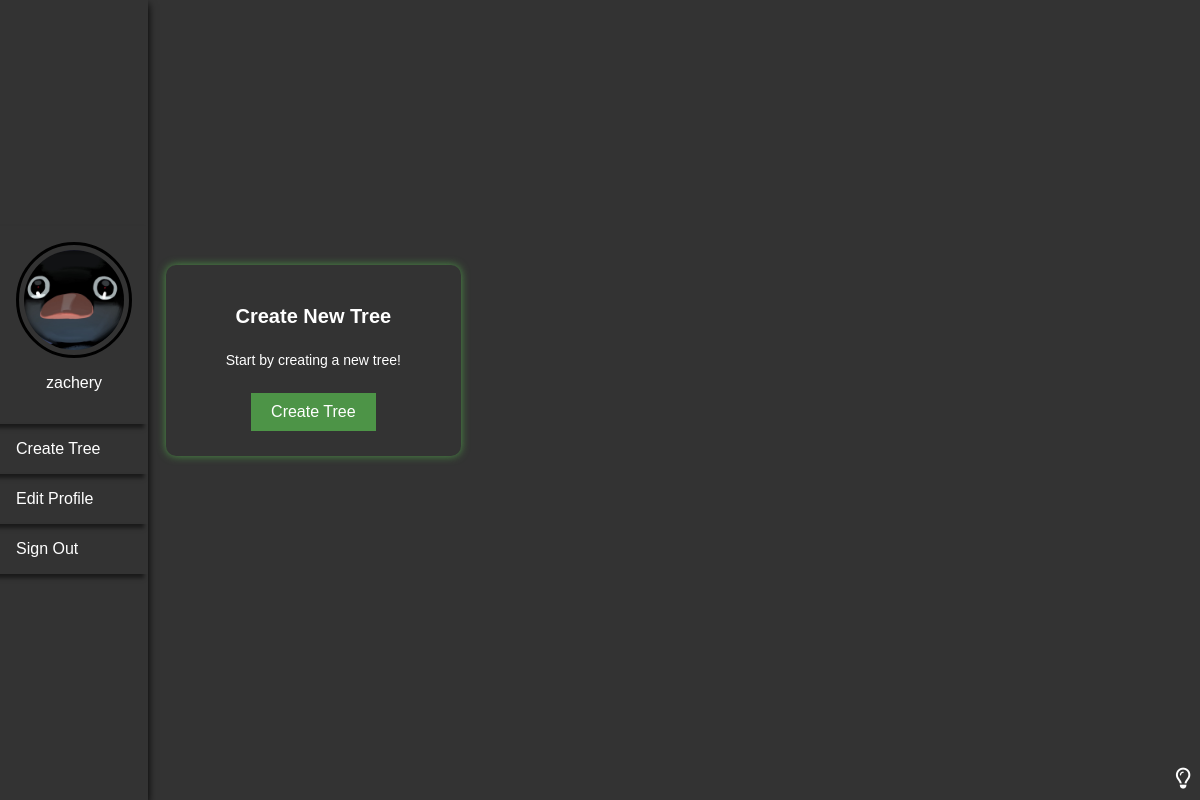
The app's page /dashboard/ (signed in), older data.
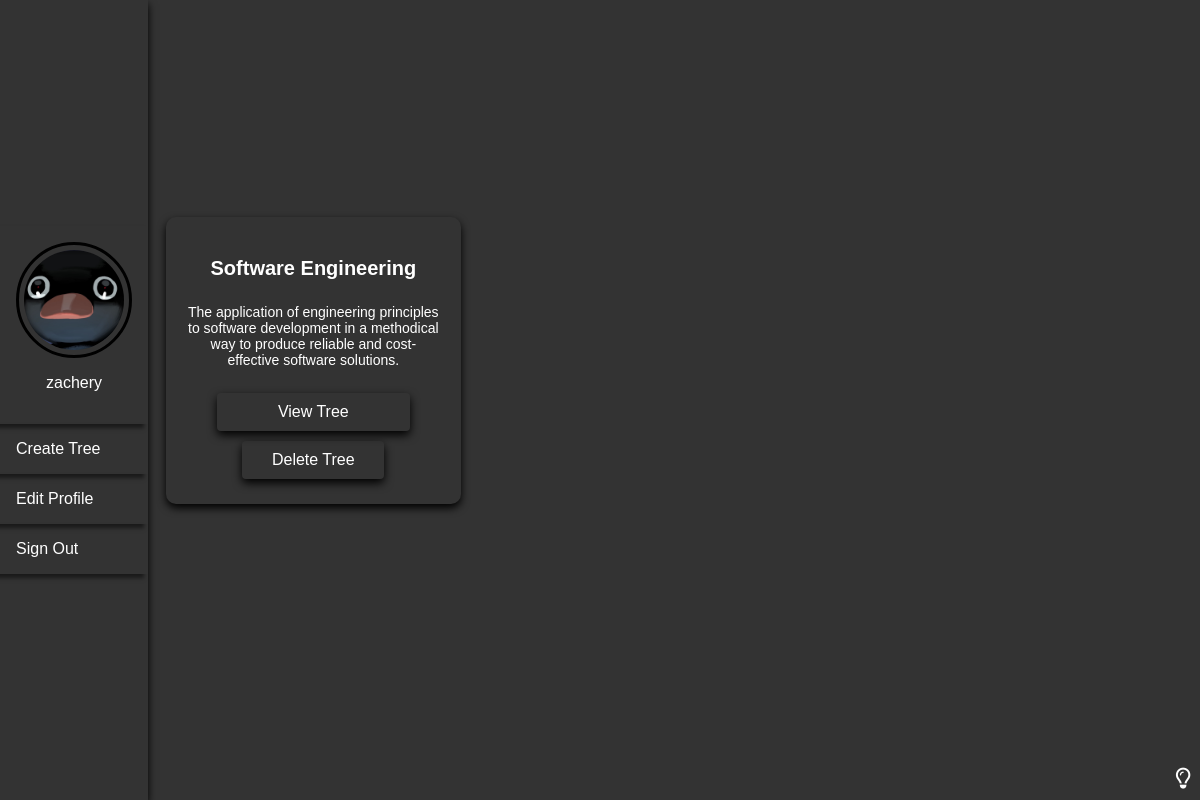
The same page, newer data.
### application/models.py (models this page shows)
class User(AbstractUser):
    email = models.EmailField(unique=True, null=True)
    phoneNumber = models.CharField(max_length=15, null=True, validators=[
            RegexValidator(
                regex=r'^\+?1?\-?\d{3}\-\d{3}-\d{4}$',
                message="Phone number must be entered in the format: '+1-123-456-7890'."
            )
        ])
    bio = models.TextField(null=True)
    Linkedin = models.CharField(max_length=100, blank=True, null=True)
    Github = models.CharField(max_length=100, blank=True, null=True)
    avatar = models.ImageField(null=True, default="defaultUser.png")
    USERNAME_FIELD = "email"
    REQUIRED_FIELDS = ["username"]

class UserJsonData(models.Model):
    user = models.ForeignKey(User, on_delete=models.CASCADE, related_name="json_data")
    name = models.CharField(max_length=100, blank=True, null=True)
    description = models.CharField(max_length=500, blank=True, null=True)
    data = models.JSONField()

### application/views.py (the view)
# urls.py: path("dashboard/", views.dashboardPage, name="dashboardPage"),
@login_required(login_url="login")
def dashboardPage(request):
    user = request.user
    trees = user.json_data.all()
    context = {"trees": trees}
    return render(request, "dashboard.html", context)

### application/templates/dashboard.html
{% extends 'main.html' %} {% block content%}
<main class="dashboard-main">
  <div class="sidebar">
    <a href="{% url 'profilePage' user.username %}"
      ><img class="profile-img" src="{{ user.avatar.url }}" alt="profile picture" />
      <p style="text-align: center">{{user.username}}</p></a
    >
    <a href="{% url 'createTree' %}">Create Tree</a>
    <a href="{% url 'updateUser' %}">Edit Profile</a>
    <a href="{% url 'logout' %}">Sign Out</a>
  </div>
  <div class="content">
    <section class="card-section">
      {% if trees %} {% for tree in trees %}
      <div class="card dashboard-card">
        <h3>{{tree.name}}</h3>
        <p>{{tree.description}}</p>
        <a class="F1-button" href="{% url 'treePage' request.user.username tree.name %}">View Tree</a>
        <a class="F2-button" href="{% url 'deleteTree' tree.name %}">Delete Tree</a>
      </div>
      {% endfor %} {% else %}
      <div class="card" style="box-shadow: 0 0 8px #4d9447">
        <h3>Create New Tree</h3>
        <p>Start by creating a new tree!</p>
        <a href="{% url 'createTree' %}" style="background-color: #4d9447">Create Tree</a>
      </div>
      {% endif %}
    </section>
  </div>
</main>
<footer>
  <i class="fa-regular fa-lightbulb" onclick="toggleDarkMode()" title="Toggle Dark Mode"></i>
</footer>
{% endblock content%}

### application/templates/main.html (shortened to what this page needs)
<!DOCTYPE html>
{% load static %}
<html lang="en">
  <head>
    <link rel="stylesheet" href="{% static 'css/stylesheet.css' %}" />
  </head>
  <body class="dark-mode">
    {% block content %} {% endblock %}
  </body>
</html>

### application/static/css/stylesheet.css (style rules this page uses)
:root { --white: #ffffff; --lightGrey: #a3a3a3; --midGrey: #7c7c7c; --darkGrey: #333; --black: black; }
body { margin: 0; font-family: Arial, sans-serif; background-color: #e6e6e6; color: var(--darkGrey); overflow-y: auto; transition: background-color 0.3s, color 0.3s; }
main { background-color: inherit; }
a { color: inherit; text-decoration: none; text-align: center; }
img { display: block; margin: 2rem auto; width: 75px; height: auto; }
p { font-size: 16px; }
.dark-mode { background-color: var(--darkGrey); color: var(--white); }
header, footer { display: flex; position: fixed; align-items: center; justify-content: flex-end; background-color: transparent; z-index: 10; width: 100%; height: 0; }
header > *, header i, footer i { color: inherit; cursor: pointer; transition: filter 0.3s ease; z-index: 10; position: relative; }
header i, footer i { font-size: 1.75vw; }
footer { bottom: 0; }
footer i { bottom: 2.636vh; margin: 0.75vw; }
.F1-button, .F2-button { padding: 0.75rem; border: none; border-radius: 4px; font-size: 1rem; cursor: pointer; display: block; box-shadow: 0 4px 10px rgba(0, 0, 0, 1); color: inherit; background-color: inherit; }
.F1-button { width: 60%; margin: 0 auto 1rem auto; }
.F2-button { width: 40%; margin: 0 auto; }
.sidebar { width: 10vw; min-width: fit-content; height: 100vh; display: flex; flex-direction: column; position: fixed; box-shadow: 0 4px 8px rgba(0, 0, 0, 1); justify-content: center; }
.sidebar button, .sidebar a { background-color: inherit; color: inherit; padding: 16px; border: none; text-align: left; cursor: pointer; font-size: 16px; box-shadow: -4px 4px 4px rgba(0, 0, 0, 0.5); }
.content { width: 82vw; padding: 0 3vw; position: absolute; left: 10vw; }
.profile-img { width: 100px; height: 100px; background-color: var(--darkGrey); border-radius: 50%; border: 3px solid var(--black); padding: 5px; object-fit: cover; margin: 0; justify-self: center; }
.card-section { display: grid; grid-template-columns: repeat(auto-fill, minmax(300px, 1fr)); grid-template-rows: auto 1fr; grid-gap: 20px; margin-bottom: 60px; }
.card-section > div { padding: 20px; box-shadow: 0 4px 8px rgba(0, 0, 0, 1); border-radius: 10px; }
.dashboard-main { display: flex; height: 100vh; align-items: center; }
.card { box-shadow: 0 4px 8px rgba(0, 0, 0, 1); border-radius: 12px; padding: 20px; display: flex; flex-direction: column; align-items: center; justify-content: center; text-align: center; transition: box-shadow 0.3s ease; margin: 10px; }
.card h3 { font-size: 20px; margin-bottom: 10px; }
.card p { font-size: 14px; margin-bottom: 20px; }
.card a { padding: 10px 20px; margin: 5px 10px; }

Row changes from the older to the newer data that the page shows:
added UserJsonData: name "Software Engineering", description "The application of engineering principles to software development in a methodical way to produce reliable and cost-effective software solutions."
Text that changed along with them:
text no longer shown: "Create New Tree Start by creating a new tree! Create Tree"
